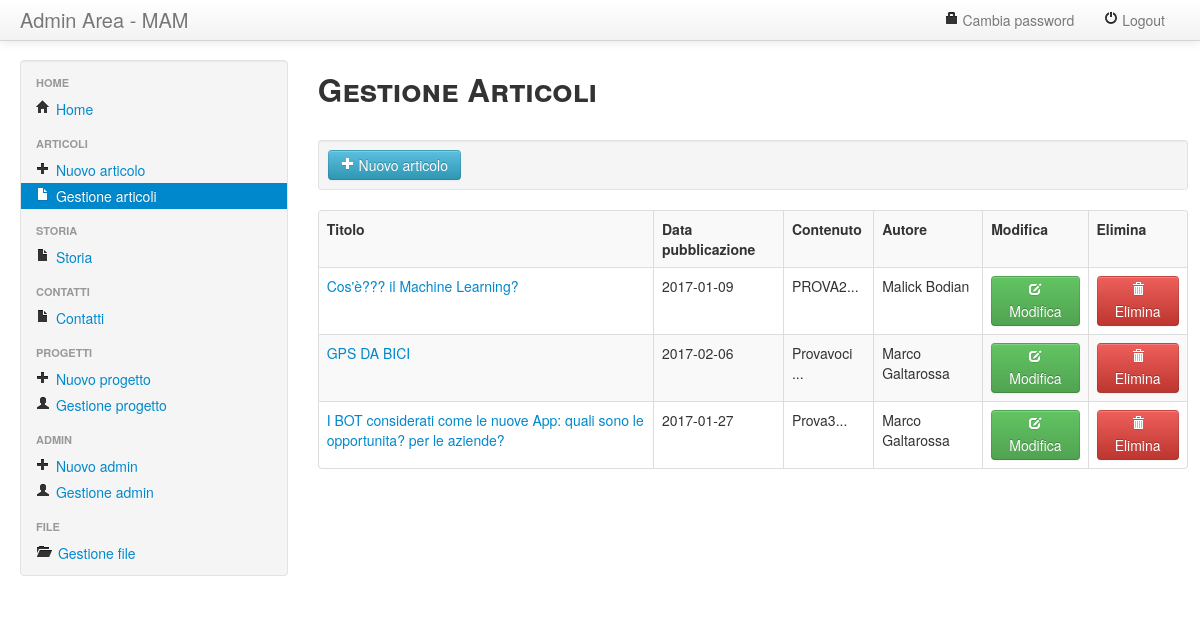
Screenshot of /admin/articoli.php (signed in) with the database file from the repository.
### tables this page shows
CREATE TABLE `immagini` (
  `id` int(11) NOT NULL,
  `alt` varchar(50) NOT NULL,
  `src` varchar(50) NOT NULL,
  `title` varchar(50) NOT NULL,
  `href` varchar(50) NOT NULL,
  `titolo` varchar(250) DEFAULT NULL,
  `autore` varchar(50) DEFAULT NULL,
  `data` date DEFAULT NULL,
  `testo` text NOT NULL
);

### admin/articoli.php (the view)
<?php
include("sopra.php");
?>
			<div class="span9">
          		<div class="row-fluid">
					<h2 style="font-variant:small-caps;">Gestione Articoli</h2><br/>
					<div class="well well-small">
						<a href="inserisci-articolo.php"><button class="btn btn-info"><i class="icon-plus icon-white"></i> Nuovo articolo</button></a>
					</div>
					<table class="table table-bordered table-hover table-striped">
						<?php
							$query="SELECT * FROM immagini ORDER BY titolo";
							$ris=mysql_query($query) or die(mysql_error());
							if(mysql_num_rows($ris)){
								echo'
									<tr><th>Titolo</th><th>Data pubblicazione</th><th>Contenuto</th><th>Autore</th><th>Modifica</th><th>Elimina</th></tr>';
								while($dato=mysql_fetch_array($ris)){
									echo"<tr>
											<td style=\"color: #0088CC;\">$dato[titolo]</td>
											<td>$dato[data]</td>
											<td>".substr(strip_tags(html_entity_decode($dato['testo'])),0,80)."...</td>
											";
											echo"
											<td>
												$dato[autore]
											</td>";
									echo"
											<td>
												<a href=\"modifica-articolo.php?id=$dato[id]\">
													<button class=\"btn btn-success\">
														<i class=\"icon-edit icon-white\"></i> Modifica
													</button>
												</a>
											</td>
											<td>
												<a href=\"cancellazione.php?id=$dato[id]&tipo=articolo\" onclick=\"return confirm('Sei sicuro di voler cancellare questo articolo?')\">
													<button class=\"btn btn-danger\">
														<i class=\"icon-trash icon-white\"></i> Elimina
													</button>
												</a>
											</td>
										</tr>";
								}
							}
							else{
								echo"<h2>Nessun articolo presente</h2><br/>";
							}
						?>
					</table>
				</div>
			</div>

### admin/css/css2.css (style rules this page uses)
body { padding-top: 60px; padding-bottom: 40px; }

### rows the page displays
immagini: titolo "Cos'è??? il Machine Learning?", data "2017-01-09", testo "PROVA2", autore "Malick Bodian"
immagini: titolo "GPS DA BICI", data "2017-02-06", testo "Provavoci", autore "Marco Galtarossa"
immagini: titolo "I BOT considerati come le nuove App: quali sono le opportunita? per le aziende?", data "2017-01-27", testo "Prova3", autore "Marco Galtarossa"
